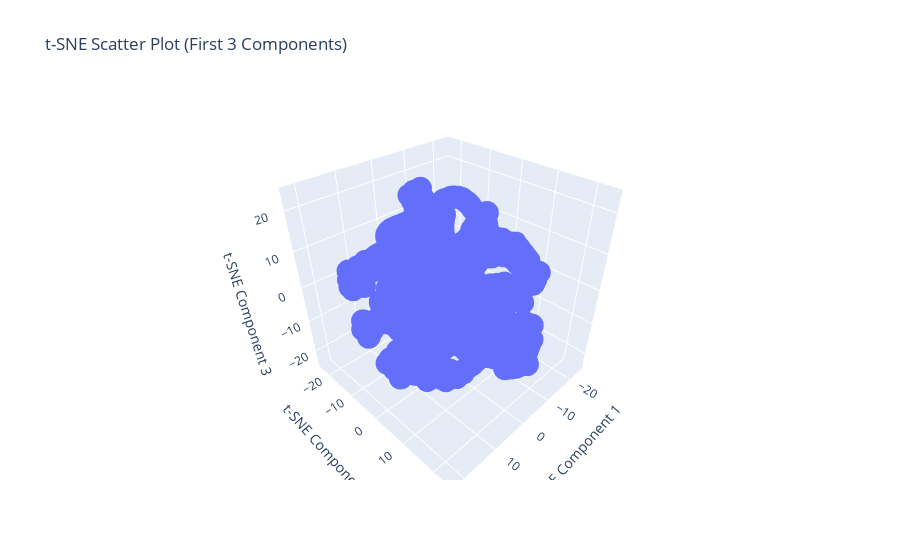

Notebook source saved alongside this figure:
### Markdown cell above
It's impossible to see any clear clusters or patterns in the PCA scatter plot. The points appear to be uniformly distributed without any distinct groupings. This suggests that PCA is not capturing the relevant structure in the data for clustering purposes. Further analysis with different dimensionality reduction techniques or clustering algorithms may be necessary to uncover any underlying patterns.

### Code cell
# t sne on the original data

tsne = TSNE(n_components=3, random_state=42)
X_tsne = tsne.fit_transform(X)
# 3D scatter plot of first 3 t-SNE components
fig = px.scatter_3d(x=X_tsne[:,0], y=X_tsne[:,1], z=X_tsne[:,2],
                    title="t-SNE Scatter Plot (First 3 Components)")
fig.update_layout(scene=dict(
    xaxis_title="t-SNE Component 1",
    yaxis_title="t-SNE Component 2",
    zaxis_title="t-SNE Component 3"
))
fig.show()

### Figure 1 — Plotly figure (JSON) as saved in the notebook; plotly's stock layout.template omitted (floating-point values rounded to 4 significant figures; data arrays with more than 128 entries replaced by an {"elided": "..."} marker saying what was removed)
{"data": [{"hovertemplate": "x=%{x}<br>y=%{y}<br>z=%{z}<extra></extra>", "legendgroup": "", "marker": {"color": "#636efa", "symbol": "circle"}, "mode": "markers", "name": "", "scene": "scene", "showlegend": false, "type": "scatter3d", "x": {"elided": "4000 float values"}, "y": {"elided": "4000 float values"}, "z": {"elided": "4000 float values"}}], "layout": {"legend": {"tracegroupgap": 0}, "scene": {"domain": {"x": [0, 1], "y": [0, 1]}, "xaxis": {"title": {"text": "t-SNE Component 1"}}, "yaxis": {"title": {"text": "t-SNE Component 2"}}, "zaxis": {"title": {"text": "t-SNE Component 3"}}}, "title": {"text": "t-SNE Scatter Plot (First 3 Components)"}}}
